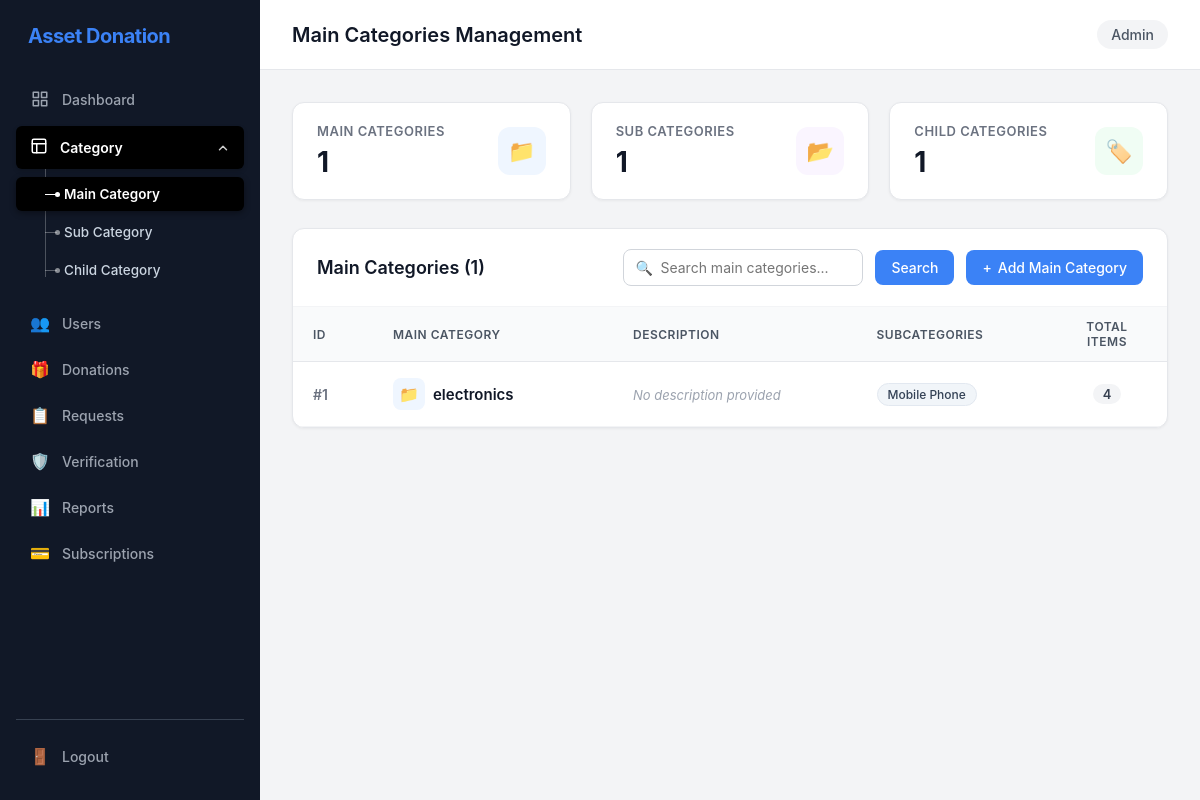
The page /admin-panel/categories/ on the database as committed earlier.
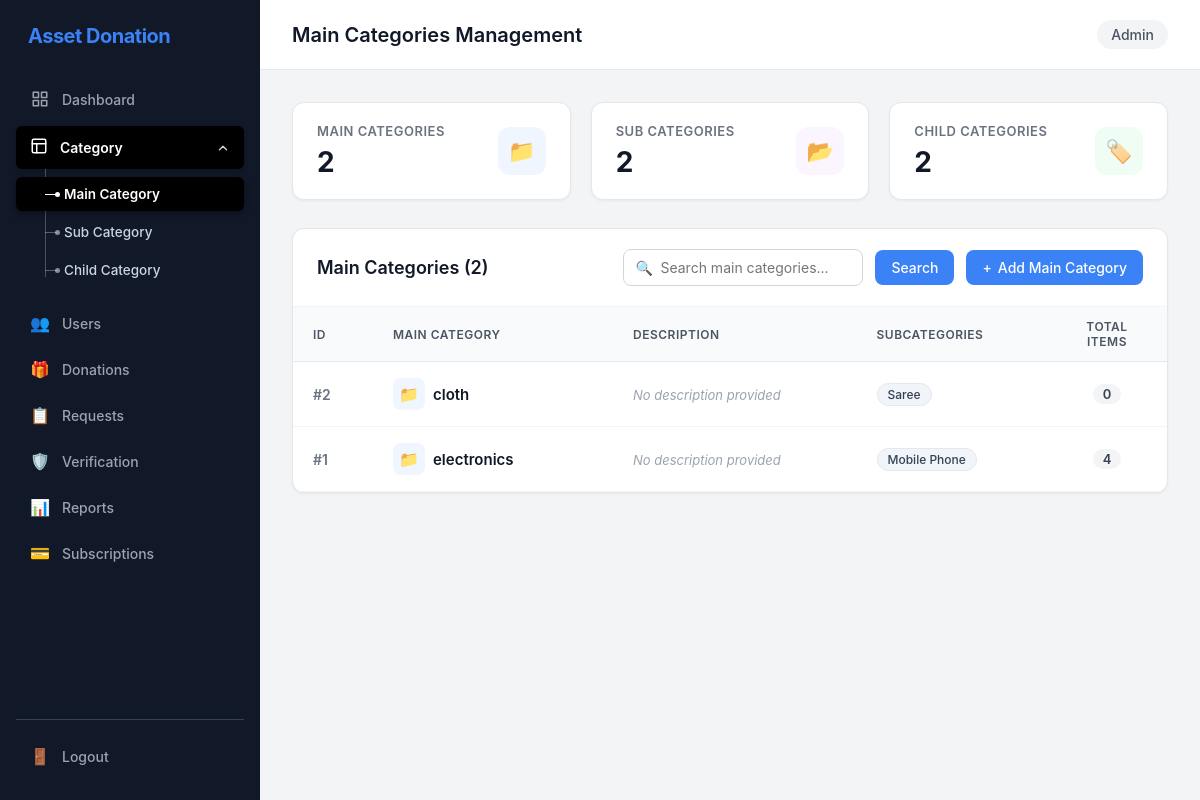
The same page on the database as committed later.
### myapp/models.py (models this page shows, shortened)
class Category(models.Model):
    name = models.CharField(max_length=100, unique=True)
    description = models.TextField(blank=True)

class SubCategory(models.Model):
    category = models.ForeignKey(
        Category,
        on_delete=models.CASCADE,
        related_name="subcategories"
    )
    name = models.CharField(max_length=100)
    description = models.TextField(blank=True)

### myapp/admin_panel_views.py (the view, shortened to what this page needs)
# urls.py: path('categories/', views.categories_view, name='admin_categories'),
def categories_view(request):
    category_type = request.GET.get('type', 'main').lower()
    search_query = request.GET.get('q', '').strip()
    total_categories_count = Category.objects.count()
    total_subcategories_count = SubCategory.objects.count()
    total_childcategories_count = ChildCategory.objects.count()
    total_donations_count = Donation.objects.count()
    items = []
    if category_type == 'sub':
        page_title = 'Sub Categories Management'
        sub_qs = SubCategory.objects.select_related('category').annotate(
            child_count=Count('childcategories', distinct=True),
            donations_count=Count('donations', distinct=True)
        )
        if search_query:
            sub_qs = sub_qs.filter(
                Q(name__icontains=search_query) |
                Q(description__icontains=search_query) |
                Q(category__name__icontains=search_query)
            )
        items = sub_qs.order_by('category__name', 'name')
    else:
        category_type = 'main'
        page_title = 'Main Categories Management'
        categories_qs = Category.objects.annotate(
            subcategories_count=Count('subcategories', distinct=True),
            donations_count=Count('subcategories__donations', distinct=True)
        ).prefetch_related('subcategories')
        if search_query:
            categories_qs = categories_qs.filter(
                Q(name__icontains=search_query) |
                Q(description__icontains=search_query) |
                Q(subcategories__name__icontains=search_query)
            ).distinct()
        items = categories_qs.order_by('name')
    context = {
        'items': items,
        'category_type': category_type,
        'total_categories_count': total_categories_count,
        'total_subcategories_count': total_subcategories_count,
        'total_childcategories_count': total_childcategories_count,
        'total_donations_count': total_donations_count,
        'search_query': search_query,
        'page_title': page_title,
    }
    return render(request, 'admin_panel/categories.html', context)

### templates/admin_panel/categories.html (shortened to what the changed rows need)
{% extends 'admin_panel/base.html' %}
{% block page_title %}{{ page_title }}{% endblock %}
{% block content %}
<div class="stats-grid">
    <a href="{% url 'admin_categories' %}?type=main" style="text-decoration: none; color: inherit;">
        <div class="stat-card {% if category_type == 'main' %}highlight-card{% endif %}">
            <div class="info">
                <h4>Main Categories</h4>
                <div class="number">{{ total_categories_count }}</div>
            </div>
        </div>
    </a>
    <a href="{% url 'admin_categories' %}?type=sub" style="text-decoration: none; color: inherit;">
        <div class="stat-card {% if category_type == 'sub' %}highlight-card{% endif %}">
            <div class="info">
                <h4>Sub Categories</h4>
                <div class="number">{{ total_subcategories_count }}</div>
            </div>
        </div>
    </a>
    <a href="{% url 'admin_categories' %}?type=child" style="text-decoration: none; color: inherit;">
        <div class="stat-card {% if category_type == 'child' %}highlight-card{% endif %}">
            <div class="info">
                <h4>Child Categories</h4>
                <div class="number">{{ total_childcategories_count }}</div>
            </div>
        </div>
    </a>
</div>
<div class="panel-card">
    <div class="panel-header">
        <div style="display: flex; align-items: center; gap: 12px;">
            <h3>
                {% if category_type == 'sub' %}
                    Sub Categories
                {% elif category_type == 'child' %}
                    Child Categories
                {% else %}
                    Main Categories
                {% endif %}
                ({{ items|length }})
            </h3>
        </div>
    </div>
    <div class="table-responsive">
        <table class="data-table">
            <thead>
                <tr>
                    <th style="width: 80px;">ID</th>
                    {% if category_type == 'main' %}
                        <th style="width: 240px;">Main Category</th>
                        <th>Description</th>
                        <th>Subcategories</th>
                        <th style="text-align: center; width: 120px;">Total Items</th>
                    {% elif category_type == 'sub' %}
                        <th style="width: 220px;">Sub Category</th>
                        <th style="width: 180px;">Parent Category</th>
                        <th>Description</th>
                        <th style="text-align: center; width: 130px;">Child Count</th>
                    {% elif category_type == 'child' %}
                        <th style="width: 220px;">Child Category</th>
                        <th style="width: 180px;">Parent Subcategory</th>
                        <th style="width: 180px;">Main Category</th>
                        <th>Description</th>
                        <th style="text-align: center; width: 100px;">Image</th>
                    {% endif %}
                </tr>
            </thead>
            <tbody>
                {% for item in items %}
                <tr>
                    <td>
                        <span style="font-weight: 600; color: #6b7280;">#{{ item.id }}</span>
                    </td>
                    {% if category_type == 'main' %}
                        <td>
                            <div style="font-weight: 600; color: #111827; font-size: 15px; display: flex; align-items: center; gap: 8px;">
                                <span style="display: inline-flex; align-items: center; justify-content: center; width: 32px; height: 32px; border-radius: 8px; background: #eff6ff; color: #2563eb; font-size: 16px;">📁</span>
                                {{ item.name }}
                            </div>
                        </td>
                        <td>
                            <span style="color: #4b5563; font-size: 13px;">
                                {% if item.description %}
                                    {{ item.description }}
                                {% else %}
                                    <span style="color: #9ca3af; font-style: italic;">No description provided</span>
                                {% endif %}
                            </span>
                        </td>
                        <td>
                            <div style="display: flex; flex-wrap: wrap; gap: 6px; align-items: center;">
                                {% for sub in item.subcategories.all %}
                                    <span class="badge badge-condition" style="font-size: 12px; font-weight: 500;">
                                        {{ sub.name }}
                                    </span>
                                {% empty %}
                                    <span style="color: #9ca3af; font-size: 13px;">No subcategories</span>
                                {% endfor %}
                            </div>
                        </td>
                        <td style="text-align: center;">
                            <span class="count-pill">{{ item.donations_count|default:0 }}</span>
                        </td>
                    {% endif %}
                </tr>
                {% endfor %}
            </tbody>
        </table>
    </div>
</div>
{% endblock %}

Rows that differ between the two databases and show on the page:
added Category: id "2", name "cloth", description "No description provided", donations_count "0"
added SubCategory: name "Saree", shown under "2"
Other text that changed with them:
{{ total_categories_count }}: "1" → "2"
{{ total_subcategories_count }}: "1" → "2"
{{ total_childcategories_count }}: "1" → "2"
{{ items|length }}: "1" → "2"
